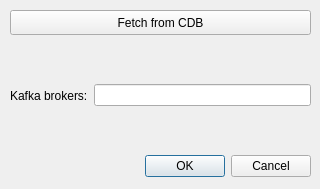
<?xml version="1.0" encoding="UTF-8"?>
<ui version="4.0">
 <class>ConnectToIas</class>
 <widget class="QDialog" name="ConnectToIas">
  <property name="geometry">
   <rect>
    <x>0</x>
    <y>0</y>
    <width>320</width>
    <height>189</height>
   </rect>
  </property>
  <property name="windowTitle">
   <string>Connect to IAS...  </string>
  </property>
  <widget class="QDialogButtonBox" name="buttonBox">
   <property name="geometry">
    <rect>
     <x>10</x>
     <y>150</y>
     <width>301</width>
     <height>32</height>
    </rect>
   </property>
   <property name="orientation">
    <enum>Qt::Horizontal</enum>
   </property>
   <property name="standardButtons">
    <set>QDialogButtonBox::Cancel|QDialogButtonBox::Ok</set>
   </property>
  </widget>
  <widget class="QWidget" name="verticalLayoutWidget">
   <property name="geometry">
    <rect>
     <x>10</x>
     <y>30</y>
     <width>303</width>
     <height>121</height>
    </rect>
   </property>
   <layout class="QVBoxLayout" name="verticalLayout"/>
  </widget>
  <widget class="QPushButton" name="fetchFromCdbBtn">
   <property name="geometry">
    <rect>
     <x>10</x>
     <y>10</y>
     <width>301</width>
     <height>25</height>
    </rect>
   </property>
   <property name="toolTip">
    <string>Select the path of the CDB</string>
   </property>
   <property name="text">
    <string>Fetch from CDB</string>
   </property>
  </widget>
  <widget class="QWidget" name="layoutWidget">
   <property name="geometry">
    <rect>
     <x>10</x>
     <y>40</y>
     <width>301</width>
     <height>111</height>
    </rect>
   </property>
   <layout class="QHBoxLayout" name="horizontalLayout">
    <item>
     <widget class="QLabel" name="label">
      <property name="text">
       <string>Kafka brokers:</string>
      </property>
     </widget>
    </item>
    <item>
     <widget class="QLineEdit" name="lineEdit">
      <property name="toolTip">
       <string>list of comma separated server:port to connect to IAS</string>
      </property>
      <property name="text">
       <string notr="true"/>
      </property>
      <property name="dragEnabled">
       <bool>false</bool>
      </property>
     </widget>
    </item>
   </layout>
  </widget>
 </widget>
 <resources/>
 <connections>
  <connection>
   <sender>buttonBox</sender>
   <signal>rejected()</signal>
   <receiver>ConnectToIas</receiver>
   <slot>reject()</slot>
   <hints>
    <hint type="sourcelabel">
     <x>316</x>
     <y>260</y>
    </hint>
    <hint type="destinationlabel">
     <x>286</x>
     <y>274</y>
    </hint>
   </hints>
  </connection>
  <connection>
   <sender>fetchFromCdbBtn</sender>
   <signal>clicked()</signal>
   <receiver>ConnectToIas</receiver>
   <slot>onFetchBtnClicked()</slot>
   <hints>
    <hint type="sourcelabel">
     <x>155</x>
     <y>23</y>
    </hint>
    <hint type="destinationlabel">
     <x>159</x>
     <y>119</y>
    </hint>
   </hints>
  </connection>
  <connection>
   <sender>lineEdit</sender>
   <signal>textChanged(QString)</signal>
   <receiver>ConnectToIas</receiver>
   <slot>onLineEditTxtChanged()</slot>
   <hints>
    <hint type="sourcelabel">
     <x>203</x>
     <y>115</y>
    </hint>
    <hint type="destinationlabel">
     <x>159</x>
     <y>118</y>
    </hint>
   </hints>
  </connection>
  <connection>
   <sender>buttonBox</sender>
   <signal>accepted()</signal>
   <receiver>ConnectToIas</receiver>
   <slot>onOkBtnClicked()</slot>
   <hints>
    <hint type="sourcelabel">
     <x>160</x>
     <y>215</y>
    </hint>
    <hint type="destinationlabel">
     <x>159</x>
     <y>118</y>
    </hint>
   </hints>
  </connection>
 </connections>
 <slots>
  <slot>onFetchBtnClicked()</slot>
  <slot>onLineEditTxtChanged()</slot>
  <slot>onOkBtnClicked()</slot>
 </slots>
</ui>
